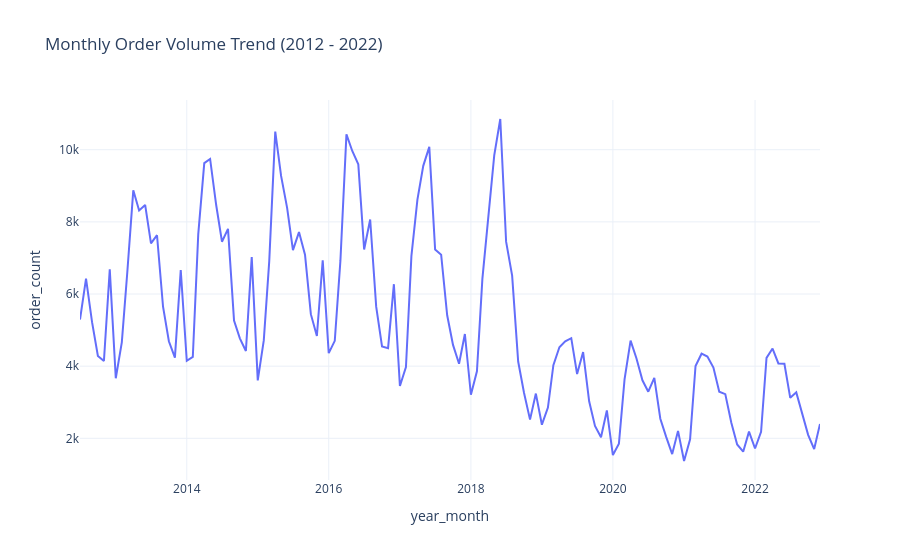

Write notebook code for a chart like this one.
### Markdown cell above
## 2. Temporal Analysis
### Monthly Order Volume Trend

### Code cell
monthly_growth = df.groupby('year_month').agg(order_count=('order_id', 'count')).reset_index()
fig = px.line(monthly_growth, x='year_month', y='order_count', 
              title='Monthly Order Volume Trend (2012 - 2022)')
fig.write_image(PLOT_DIR / "01_monthly_orders.png")
fig.show()

### Figure 1 — Plotly figure (JSON) as saved in the notebook; plotly's stock layout.template omitted (floating-point values rounded to 4 significant figures)
{"data": [{"hovertemplate": "year_month=%{x}<br>order_count=%{y}<extra></extra>", "legendgroup": "", "line": {"color": "#636efa", "dash": "solid"}, "marker": {"symbol": "circle"}, "mode": "lines", "name": "", "orientation": "v", "showlegend": false, "type": "scatter", "x": ["2012-07", "2012-08", "2012-09", "2012-10", "2012-11", "2012-12", "2013-01", "2013-02", "2013-03", "2013-04", "2013-05", "2013-06", "2013-07", "2013-08", "2013-09", "2013-10", "2013-11", "2013-12", "2014-01", "2014-02", "2014-03", "2014-04", "2014-05", "2014-06", "2014-07", "2014-08", "2014-09", "2014-10", "2014-11", "2014-12", "2015-01", "2015-02", "2015-03", "2015-04", "2015-05", "2015-06", "2015-07", "2015-08", "2015-09", "2015-10", "2015-11", "2015-12", "2016-01", "2016-02", "2016-03", "2016-04", "2016-05", "2016-06", "2016-07", "2016-08", "2016-09", "2016-10", "2016-11", "2016-12", "2017-01", "2017-02", "2017-03", "2017-04", "2017-05", "2017-06", "2017-07", "2017-08", "2017-09", "2017-10", "2017-11", "2017-12", "2018-01", "2018-02", "2018-03", "2018-04", "2018-05", "2018-06", "2018-07", "2018-08", "2018-09", "2018-10", "2018-11", "2018-12", "2019-01", "2019-02", "2019-03", "2019-04", "2019-05", "2019-06", "2019-07", "2019-08", "2019-09", "2019-10", "2019-11", "2019-12", "2020-01", "2020-02", "2020-03", "2020-04", "2020-05", "2020-06", "2020-07", "2020-08", "2020-09", "2020-10", "2020-11", "2020-12", "2021-01", "2021-02", "2021-03", "2021-04", "2021-05", "2021-06", "2021-07", "2021-08", "2021-09", "2021-10", "2021-11", "2021-12", "2022-01", "2022-02", "2022-03", "2022-04", "2022-05", "2022-06", "2022-07", "2022-08", "2022-09", "2022-10", "2022-11", "2022-12"], "xaxis": "x", "y": [5294, 6427, 5219, 4285, 4142, 6684, 3665, 4661, 6590, 8874, 8314, 8469, 7403, 7630, 5648, 4690, 4239, 6666, 4151, 4256, 7653, 9627, 9744, 8474, 7450, 7807, 5264, 4771, 4421, 7027, 3606, 4715, 6905, 10502, 9273, 8387, 7216, 7717, 7091, 5441, 4838, 6931, 4363, 4703, 6924, 10426, 9965, 9595, 7236, 8065, 5650, 4548, 4500, 6272, 3451, 3976, 7049, 8619, 9553, 10078, 7234, 7091, 5410, 4590, 4067, 4892, 3208, 3859, 6418, 8220, 9841, 10851, 7452, 6510, 4129, 3263, 2518, 3241, 2378, 2853, 4029, 4525, 4689, 4776, 3784, 4391, 3026, 2345, 2031, 2774, 1537, 1850, 3635, 4707, 4221, 3609, 3293, 3674, 2543, 2042, 1563, 2207, 1372, 1976, 4006, 4346, 4267, 3963, 3292, 3225, 2431, 1831, 1630, 2186, 1719, 2182, 4231, 4489, 4076, 4068, 3122, 3274, 2643, 2097, 1703, 2400], "yaxis": "y"}], "layout": {"legend": {"tracegroupgap": 0}, "title": {"text": "Monthly Order Volume Trend (2012 - 2022)"}, "xaxis": {"anchor": "y", "domain": [0, 1], "title": {"text": "year_month"}}, "yaxis": {"anchor": "x", "domain": [0, 1], "title": {"text": "order_count"}}}}
